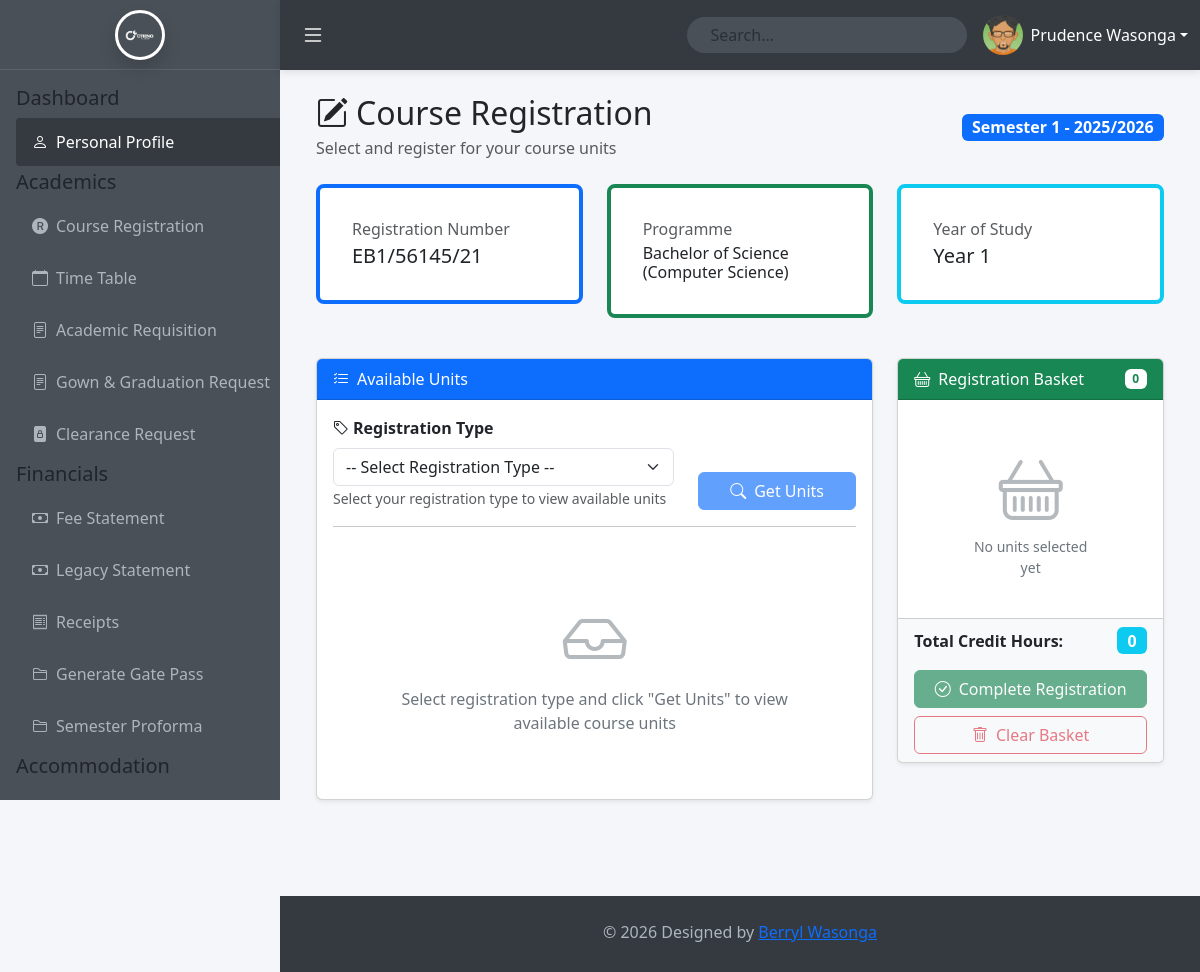
Page /students/course_registration.php (signed in) on the earlier database version.
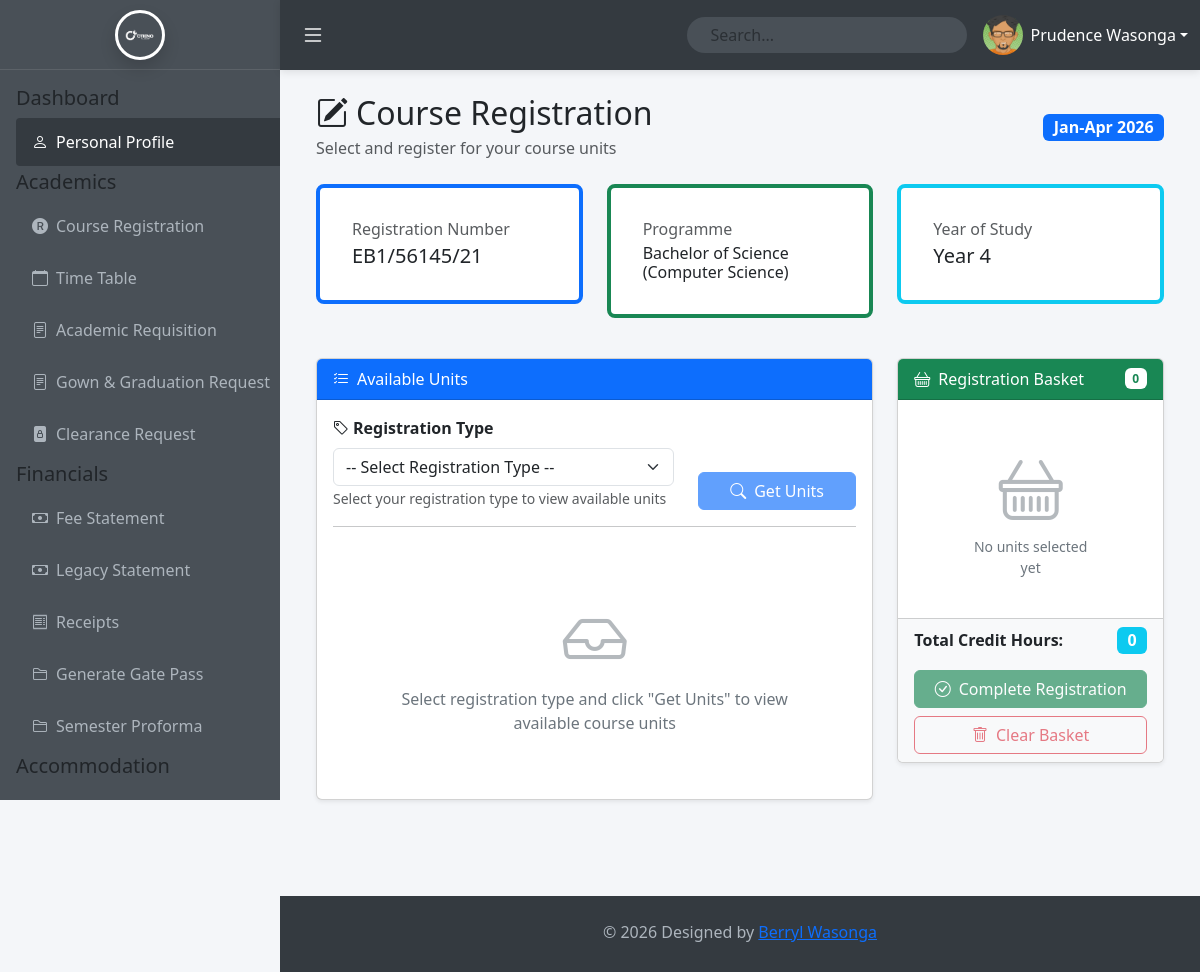
Same page on the later database version.
### tables this page shows
CREATE TABLE `semesters` (
  `id` int(11) NOT NULL,
  `academic_year_id` int(11) NOT NULL,
  `semester_name` varchar(50) NOT NULL,
  `start_date` date NOT NULL,
  `end_date` date NOT NULL,
  `is_current` tinyint(1) DEFAULT 0,
  `status` enum('active','inactive') DEFAULT 'active',
  `created_at` timestamp NOT NULL DEFAULT current_timestamp()
);

CREATE TABLE `student_academic_info` (
  `id` int(11) NOT NULL,
  `user_id` int(11) NOT NULL,
  `current_year_of_study` int(11) NOT NULL DEFAULT 1,
  `current_semester_of_study` int(11) NOT NULL DEFAULT 1,
  `academic_year_id` int(11) DEFAULT NULL,
  `updated_at` timestamp NOT NULL DEFAULT current_timestamp() ON UPDATE current_timestamp()
);

### students/partials/top_navbar.php (called while the page is built, shortened)
<?php
include '../config.php';
$stmt = $conn->prepare("SELECT * FROM users WHERE id = ?");
$stmt->bind_param("i", $_SESSION['user_id']);
$stmt->execute();
$user = $stmt->get_result()->fetch_assoc();
?>

### students/registration_functions.php (called while the page is built, shortened)
<?php
function getCurrentSemester($conn) {
    $stmt = $conn->prepare("
        SELECT s.*, ay.year_name
        FROM semesters s
        JOIN academic_years ay ON s.academic_year_id = ay.id
        WHERE s.is_current = TRUE AND s.status = 'active'
        LIMIT 1
    ");
    $stmt->execute();
    $result = $stmt->get_result();
    $semester = $result->fetch_assoc();
    return $semester;
}
function getStudentAcademicInfo($conn, $user_id) {
    $stmt = $conn->prepare("
        SELECT * FROM student_academic_info
        WHERE user_id = ?
    ");
    $stmt->bind_param("i", $user_id);
    $stmt->execute();
    $result = $stmt->get_result();
    $info = $result->fetch_assoc();
    return $info;
}
?>

### students/course_registration.php (the view, shortened to what the changed rows need)
<?php
include '../config.php';
require_once 'registration_functions.php';
$current_semester = getCurrentSemester($conn);
$student_info = getStudentAcademicInfo($conn, $_SESSION['user_id']);
?>
<!DOCTYPE html>
<html lang="en">
<head>
    <link href="https://cdn.jsdelivr.net/npm/bootstrap@5.3.3/dist/css/bootstrap.min.css" rel="stylesheet">
    <link href="https://cdn.jsdelivr.net/npm/bootstrap-icons@1.11.3/font/bootstrap-icons.css" rel="stylesheet">
    <link href="Assets/main.css" rel="stylesheet">
</head>
<body>
    <?php
        include_once 'partials/sidebar.php';
        include_once 'partials/top_navbar.php';
    ?>
    <div class="main-content">
        <div class="container-fluid">
            <div class="row mb-4">
                <div class="col-12">
                    <div class="d-flex justify-content-between align-items-center">
                        <div>
                            <h2 class="mb-1"><i class="bi bi-pencil-square me-2"></i>Course Registration</h2>
                        </div>
                        <?php if ($current_semester): ?>
                        <div class="text-end">
                            <span class="badge bg-primary fs-6">
                                <?php echo htmlspecialchars($current_semester['semester_name']); ?>
                            </span>
                        </div>
                        <?php endif; ?>
                    </div>
                </div>
            </div>
            <?php if (isset($error_message)): ?>
            <div class="alert alert-danger alert-dismissible fade show">
                <i class="bi bi-exclamation-triangle-fill me-2"></i>
                <?php echo $error_message; ?>
                <button type="button" class="btn-close" data-bs-dismiss="alert"></button>
            </div>
            <?php else: ?>
            <div class="row mb-4">
                <div class="col-md-4">
                    <div class="card stat-card border-start border-primary border-4">
                        <div class="card-body">
                            <h6 class="text-muted mb-1">Registration Number</h6>
                            <h5 class="mb-0"><?php echo htmlspecialchars($user['reg_no'] ?? 'N/A'); ?></h5>
                        </div>
                    </div>
                </div>
                <div class="col-md-4">
                    <div class="card stat-card border-start border-success border-4">
                        <div class="card-body">
                            <h6 class="text-muted mb-1">Programme</h6>
                            <h6 class="mb-0"><?php echo htmlspecialchars($user['programme'] ?? 'N/A'); ?></h6>
                        </div>
                    </div>
                </div>
                <div class="col-md-4">
                    <div class="card stat-card border-start border-info border-4">
                        <div class="card-body">
                            <h6 class="text-muted mb-1">Year of Study</h6>
                            <h5 class="mb-0">Year <?php echo $student_info['current_year_of_study'] ?? 1; ?></h5>
                        </div>
                    </div>
                </div>
            </div>
            <div class="row">
                <div class="col-lg-8 mb-4">
                    <div class="card shadow-sm">
                        <div class="card-header bg-primary text-white">
                            <i class="bi bi-list-check me-2"></i>Available Units
                        </div>
                        <div class="card-body">
                            <div class="row mb-3">
                                <div class="col-md-8">
                                    <label for="registrationType" class="form-label fw-bold">
                                        <i class="bi bi-tag me-1"></i>Registration Type
                                    </label>
                                    <select class="form-select" id="registrationType">
                                        <option value="">-- Select Registration Type --</option>
                                    </select>
                                    <small class="text-muted">Select your registration type to view available units</small>
                                </div>
                                <div class="col-md-4 d-flex align-items-end">
                                    <button type="button" class="btn btn-primary w-100" id="getUnitsBtn" disabled>
                                        <i class="bi bi-search me-2"></i>Get Units
                                    </button>
                                </div>
                            </div>
                            <hr>
                            <div id="unitsContainer">
                                <div class="empty-state">
                                    <i class="bi bi-inbox"></i>
                                    <p class="mb-0">Select registration type and click "Get Units" to view available course units</p>
                                </div>
                            </div>
                        </div>
                    </div>
                </div>
                <div class="col-lg-4 mb-4">
                    <div class="card shadow-sm sticky-top" style="top: 80px;">
                        <div class="card-header bg-success text-white d-flex justify-content-between align-items-center">
                            <span><i class="bi bi-basket me-2"></i>Registration Basket</span>
                            <span class="badge bg-white text-success" id="basketCount">0</span>
                        </div>
                        <div class="card-body" style="max-height: 400px; overflow-y: auto;">
                            <div id="basketContainer">
                                <div class="empty-state py-4">
                                    <i class="bi bi-basket"></i>
                                    <p class="small mb-0">No units selected yet</p>
                                </div>
                            </div>
                        </div>
                        <div class="card-footer bg-light">
                            <div class="d-flex justify-content-between align-items-center mb-3">
                                <strong>Total Credit Hours:</strong>
                                <span class="badge bg-info fs-6" id="totalCredits">0</span>
                            </div>
                            <button type="button" class="btn btn-success w-100 mb-2" id="completeRegistrationBtn" disabled>
                                <i class="bi bi-check-circle me-2"></i>Complete Registration
                            </button>
                            <button type="button" class="btn btn-outline-danger w-100" id="clearBasketBtn" disabled>
                                <i class="bi bi-trash me-2"></i>Clear Basket
                            </button>
                        </div>
                    </div>
                </div>
            </div>
            <?php endif; ?>
        </div>
    </div>
</body>
</html>

Differences in the rows shown:
no longer on this page (row edited): semesters: semester_name "Semester 1 - 2025/2026"
now on this page (row edited): semesters: semester_name "Jan-Apr 2026"
now on this page (row edited): student_academic_info: current_year_of_study "4"
Other differences:
$student_info['current_year_of_study']: "1" → (not shown)
